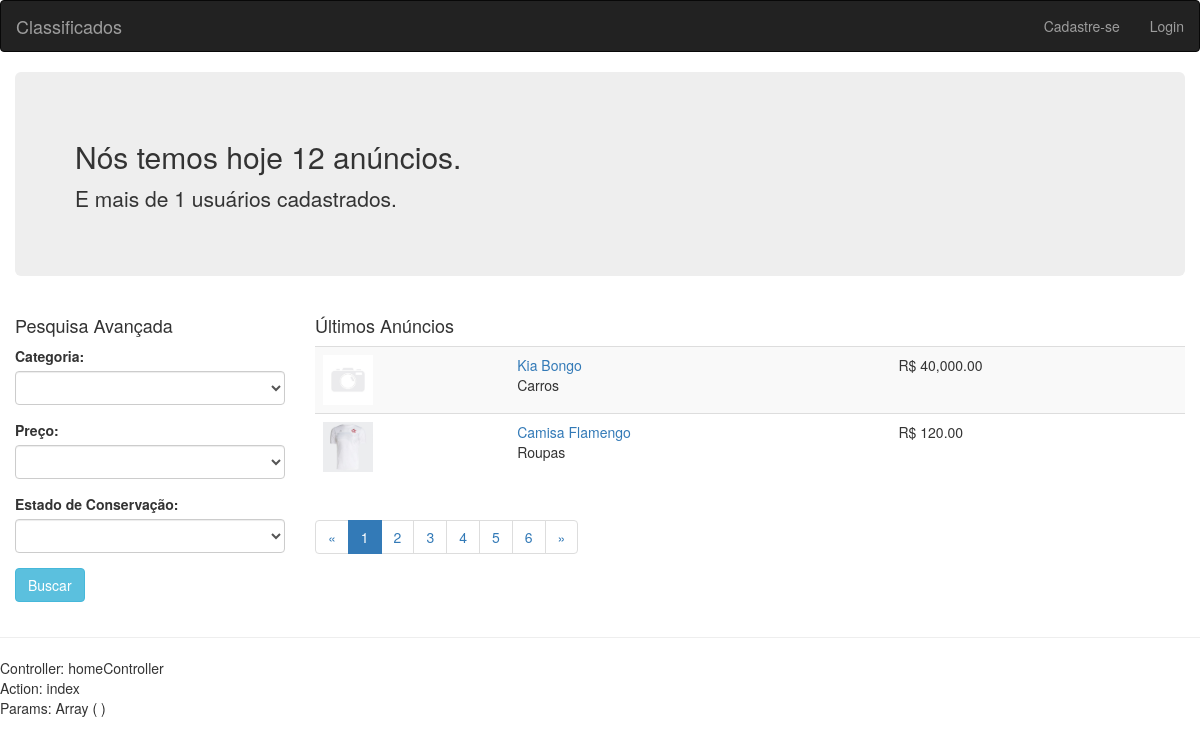
/EstruturaMVC/index.php, run on the app's committed database.
### tables this page shows
CREATE TABLE `anuncios` (
  `id` int(11) NOT NULL,
  `id_usuario` int(11) NOT NULL,
  `id_categoria` int(11) NOT NULL,
  `titulo` varchar(100) NOT NULL,
  `descricao` text NOT NULL,
  `valor` float NOT NULL,
  `estado` int(11) NOT NULL
);

### EstruturaMVC/core/controller.php (called while the page is built)
<?php
class controller {
	public function loadTemplate($viewName, $viewData = array()){
		require 'views/template.php';
	}
	public function loadInTemplate($viewName, $viewData = array()){
		extract($viewData);
		require 'views/'.$viewName.'.php';
	}
}

### EstruturaMVC/controllers/homeController.php (called while the page is built, shortened)
<?php
class homeController extends controller {
	public function index(){
		$dados = array();
		$a = new Anuncios();
		$u = new Usuarios();
		$c = new Categorias();
		$filtros = array(
			'categoria' => '',
			'preco' => '',
			'estado' => ''
		);
		$total_anuncios = $a->getTotalAnuncios($filtros);
		$total_usuarios = $u->getTotalUsuarios();
		$p = 1;
		$por_pagina = 2;
		$total_paginas = ceil($total_anuncios / $por_pagina);
		$anuncios = $a->getUltimosAnuncios($p, $por_pagina, $filtros);
		$categorias = $c->getLista();
		$dados['total_anuncios'] = $total_anuncios;
		$dados['total_usuarios'] = $total_usuarios;
		$dados['categorias'] = $categorias;
		$dados['filtros'] = $filtros;
		$dados['anuncios'] = $anuncios;
		$dados['total_paginas'] = $total_paginas;
		$this->loadTemplate('home', $dados);
	}
}

### EstruturaMVC/index.php (called while the page is built, shortened)
<?php
$core = new Core();
$core->run();

### EstruturaMVC/core/model.php (called while the page is built, shortened)
<?php
class model {
	public function __construct(){
		global $db;
		$this->db = $db;
	}
}

### EstruturaMVC/models/Anuncios.php (called while the page is built, shortened)
<?php
class Anuncios extends model {
	public function getTotalAnuncios($filtros) {
		$filtrostring = array('1=1');
		$sql = $this->db->prepare("SELECT COUNT(*) as c FROM anuncios WHERE ".implode(' AND ', $filtrostring));
		$sql->execute();
		$row = $sql->fetch();
		return $row['c'];
	}
	public function getUltimosAnuncios($page, $perPage, $filtros) {
		$offset = ($page - 1) * $perPage;
		$array = array();
		$filtrostring = array('1=1');
		$sql = $this->db->prepare("SELECT
			*,
			(select anuncios_imagens.url from anuncios_imagens where anuncios_imagens.id_anuncio = anuncios.id limit 1) as url,
			(select categorias.nome from categorias where categorias.id = anuncios.id_categoria) as categoria
			FROM anuncios WHERE ".implode(' AND ', $filtrostring)." ORDER BY id DESC LIMIT $offset, $perPage");
		$sql->execute();
		if($sql->rowCount() > 0) {
			$array = $sql->fetchAll();
		}
		return $array;
	}
}

### EstruturaMVC/models/Usuarios.php (called while the page is built, shortened)
<?php
class Usuarios extends model {
	public function getTotalUsuarios() {
		$sql = $this->db->query("SELECT COUNT(*) as c FROM usuarios");
		$row = $sql->fetch();
		return $row['c'];
	}
}
?>

### EstruturaMVC/models/Categorias.php (called while the page is built)
<?php
class Categorias extends model {
	public function getLista() {
		$array = array();
		$sql = $this->db->query("SELECT * FROM categorias");
		if($sql->rowCount() > 0) {
			$array = $sql->fetchAll();
		}
		return $array;
	}
}
?>

### EstruturaMVC/views/home.php (the view, shortened to what this page needs)
<div class="container-fluid">
	<div class="jumbotron">
		<h2>Nós temos hoje <?php echo $total_anuncios; ?> anúncios.</h2>
		<p>E mais de <?php echo $total_usuarios; ?> usuários cadastrados.</p>
	</div>
	<div class="row">
		<div class="col-sm-3">
			<h4>Pesquisa Avançada</h4>
			<form method="GET">
				<div class="form-group">
					<label for="categoria">Categoria:</label>
					<select id="categoria" name="filtros[categoria]" class="form-control">
						<option></option>
						<?php foreach($categorias as $cat): ?>
						<option value="<?php echo $cat['id']; ?>" <?php echo ($cat['id']==$filtros['categoria'])?'selected="selected"':''; ?>><?php echo utf8_encode($cat['nome']); ?></option>
						<?php endforeach; ?>
					</select>
				</div>
				<div class="form-group">
					<label for="preco">Preço:</label>
					<select id="preco" name="filtros[preco]" class="form-control">
						<option></option>
						<option value="0-50" <?php echo ($filtros['preco']=='0-50')?'selected="selected"':''; ?>>R$ 0 - 50</option>
					</select>
				</div>
				<div class="form-group">
					<label for="estado">Estado de Conservação:</label>
					<select id="estado" name="filtros[estado]" class="form-control">
						<option></option>
						<option value="1" <?php echo ($filtros['estado']=='1')?'selected="selected"':''; ?>>Ruim</option>
					</select>
				</div>
				<div class="form-group">
					<input type="submit" class="btn btn-info" value="Buscar" />
				</div>
			</form>
		</div>
		<div class="col-sm-9">
			<h4>Últimos Anúncios</h4>
			<table class="table table-striped">
				<tbody>
					<?php foreach($anuncios as $anuncio): ?>
					<tr>
						<td>
							<?php if(!empty($anuncio['url'])): ?>
							<img src="<?php echo BASE_URL; ?>assets/images/anuncios/<?php echo $anuncio['url']; ?>" height="50" border="0" />
							<?php else: ?>
							<img src="<?php echo BASE_URL; ?>assets/images/default.jpg" height="50" border="0" />
							<?php endif; ?>
						</td>
						<td>
							<a href="<?php echo BASE_URL; ?>produto/abrir/<?php echo $anuncio['id']; ?>"><?php echo $anuncio['titulo']; ?></a><br/>
							<?php echo utf8_encode($anuncio['categoria']); ?>
						</td>
						<td>R$ <?php echo number_format($anuncio['valor'], 2); ?></td>
					</tr>
					<?php endforeach; ?>
				</tbody>
			</table>
			<ul class="pagination">
				<li>
			      <a href="<?php echo BASE_URL; ?>?<?php
			      if(isset($_GET['p']) && $_GET['p'] > 1){
				      $w = $_GET;
					  $w['p'] = $w['p'] - 1;
					  echo http_build_query($w);
			      }else if(isset($_GET['p']) && $_GET['p'] == 1 || empty($_GET['p'])){
			      	  $w = $_GET;
			      	  echo http_build_query($w);
			      }
			      ?>" aria-label="Previous">
			        <span aria-hidden="true">&laquo;</span>
			      </a>
			    </li>
			    <?php for($q=1;$q<=$total_paginas;$q++): ?>
				<li class="
				<?php
				if (isset($_GET['p']) && $_GET['p']==$q || empty($_GET['p']) && $q == 1){
					echo 'active';
				}else{
					echo "";
				}
				?>">
					<a href="<?php echo BASE_URL; ?>?<?php
					$w = $_GET;
					$w['p'] = $q;
					echo http_build_query($w);
					?>"><?php echo $q; ?></a>
				</li>
				<?php endfor; ?>
				<li>
			      <a href="<?php echo BASE_URL; ?>?<?php
			      if(isset($_GET['p']) && $_GET['p'] < $total_paginas){
				      $w = $_GET;
					  $w['p'] = $w['p'] + 1;
					  echo http_build_query($w);
			      }else if(isset($_GET['p']) && $_GET['p'] == $total_paginas){
			          $w = $_GET;
			          echo http_build_query($w);
			      }else if(empty($_GET['p'])){
					  $w['p'] = $_GET['p'] + 1;
					  echo http_build_query($w);
			      }
			      ?>" aria-label="Next">
			        <span aria-hidden="true">&raquo;</span>
			      </a>
			    </li>
			</ul>
		</div>
	</div>
</div>

### data on the page
anuncios: titulo "Kia Bongo", categoria "Carros", valor "40,000.00"
anuncios: titulo "Camisa Flamengo", categoria "Roupas", valor "120.00"

### other printed values
$total_anuncios "12"
$total_usuarios "1"
$currentController "homeController"
$currentAction "index"
print_r($params, true) "Array ( )"
